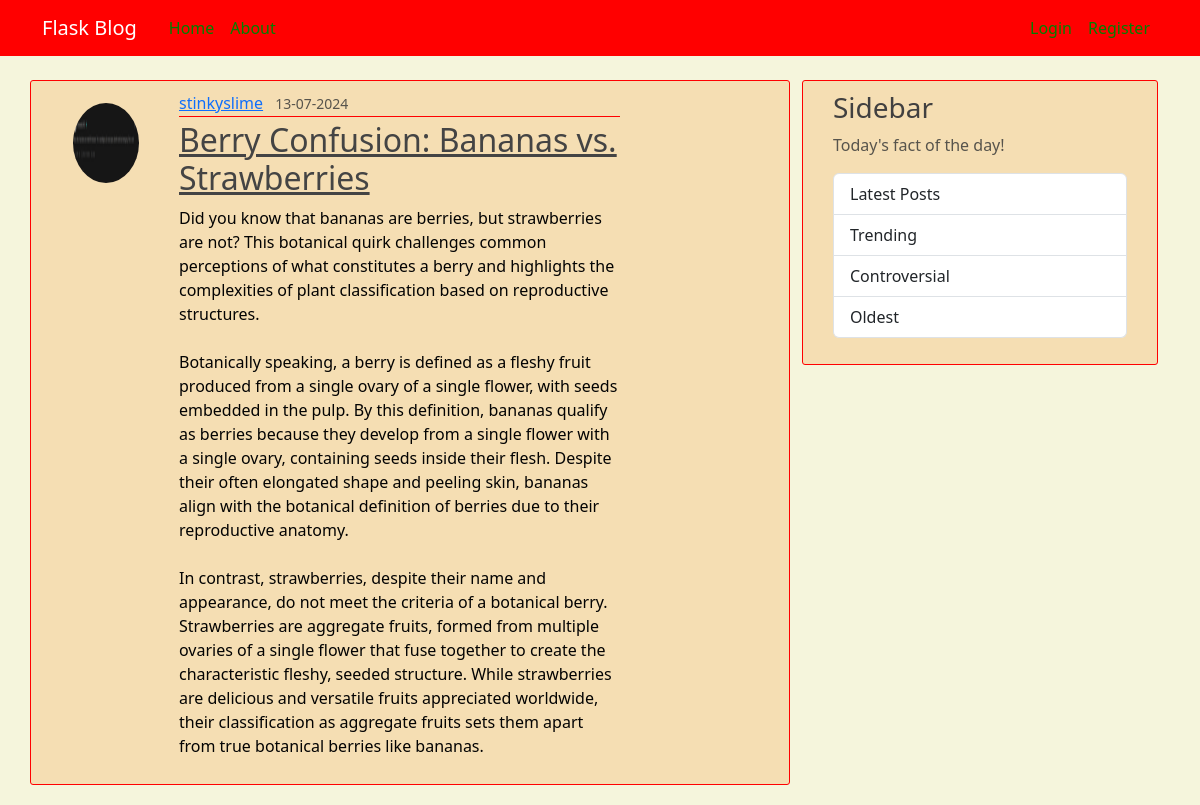
/post/6, run on the app's committed database.
### main/models.py (models this page shows, shortened)
class User(db.Model, UserMixin):
    id = db.Column(db.Integer, primary_key=True, nullable=False)
    username = db.Column(db.String(20), unique=True, nullable=False)
    email = db.Column(db.String(120), unique=True, nullable = False)
    image_file = db.Column(db.String(20), nullable=False, default = 'default.jpg')
    password = db.Column(db.String(60), nullable=False)
    posts = db.relationship('Posts', backref=db.backref('author', lazy=True))

class Posts(db.Model):
    id=db.Column(db.Integer, primary_key=True, nullable=False)
    title=db.Column(db.String(100), nullable=False)
    date_posted=db.Column(db.DateTime, nullable=False, default=datetime.now)
    content=db.Column(db.Text, nullable=False)
    user_id = db.Column(db.Integer, db.ForeignKey('user.id'), nullable=False) # user is default lowercase tablename

### main/routes.py (the view)
@app.route("/post/<int:post_id>")
def post(post_id):
    post = Posts.query.get_or_404(post_id)
    return render_template('post.html', title=post.title, post=post)

### main/templates/post.html (shortened to what this page needs)
{% extends "layout.html" %}
{% block content %}
    <article class="row content-section">
        <img class="rounded-circle article-img" src = "{{ url_for('static', filename='profile_pic/' + post.author.image_file) }}">
        <div class="col-md-8">
            <div class="article-metadata">
                <a class="me-2" href = "#">{{ post.author.username }}</a>
                <small class="text-muted">{{ post.date_posted.strftime('%d-%m-%Y') }}</small>
            </div>
            <h2><a class="article-title">{{ post.title }}</a></h2>
            <p class="article-content">{{ post.content }}</p>
        </div>
    </article>
{% endblock %}

### main/static/styles.css (style rules this page uses)
body { background: beige; color: rgb(3, 3, 3); margin-top: 5rem; }
h1, h2, h3, h4, h5, h6 { color: rgb(65, 64, 64); }
.content-section { background: wheat; padding: 10px 30px; border: 1px solid red; border-radius: 3px; margin-bottom: 20px; }
.article-title { color: #444444; }
.article-content { white-space: pre-line; }
.article-img { height: 80px; width: 90px; margin-right: 16px; margin-top: 12px; }
.article-metadata { padding-bottom: 1px; margin-bottom: 4px; border-bottom: 1px solid red; }

### data on the page
User: image_file (picture), author.username "stinkyslime"
Posts: date_posted "13-07-2024", title "Berry Confusion: Bananas vs. Strawberries", content "Did you know that bananas are berries, but strawberries are not? This botanical quirk challenges common perceptions of what constitutes a berry and highlights the complexities of plant classification based on reproductive structures. Botanically speaking, a berry is defined as a fleshy fruit produced from a single ovary of a single flower, with seeds embedded in the pulp. By this definition, bananas qualify as berries because they develop from a single flower with a single ovary, containing seeds inside their flesh. Despite their often elongated shape and peeling skin, bananas align with the botanical definition of berries due to their reproductive anatomy. In contrast, strawberries,…"
